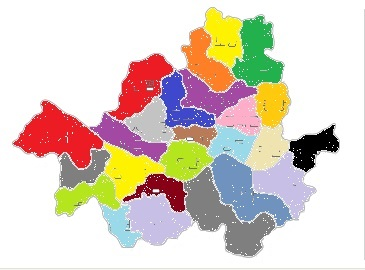
#> input picture python/get_grid_value/seoul.jpg, 365 x 270 px
$ python grid.py
#> lines starting #> are read from the running program, lines starting #| are printed output that depends on the picture
import cv2
import json

# FILENAME = 'googlelogo_color_272x92dp.png'
FILENAME = 'seoul.jpg'

image = cv2.imread('./' + FILENAME)
#> image is the input picture: shape (270, 365, 3); mean B, G, R 197.2, 208, 219.8
image = cv2.cvtColor(image, cv2.COLOR_BGR2RGB)

divide = 10
standard = 210

# print(image.shape)          # 270, 365
array = [[0] * 37 for x in range(27)]

for y in range(0, image.shape[0], divide):
    for x in range(0, image.shape[1], divide):

        sum_r, sum_g, sum_b = 0, 0, 0
        for i in range(divide):
            for j in range(divide):
                try:
                    sum_r += image[y+j][x+j][0]
                    sum_g += image[y+i][x+j][1]
                    sum_b += image[y+i][x+j][2]
                except:
                    pass

        if not (int(sum_r/divide**2) > standard and int(sum_g/divide**2) > standard and int(sum_b/divide**2) > standard):
            # print((int(sum_r/divide**2), int(sum_g/divide**2), int(sum_b/divide**2)))
            pos_x, pos_y = int(x/10), int(y/10)
            array[pos_y][pos_x] = 1

            for i in range(divide):
                for j in range(divide):
                    try:
                        image[y+i][x+j] = (sum_r/divide**2, sum_g/divide**2, sum_b/divide**2)
                    except:
                        pass
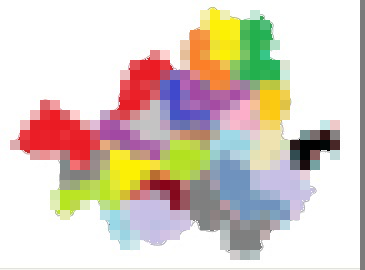
#> image: shape (270, 365, 3); mean R, G, B 218, 206.1, 195.3
#> after the loop, array = 27 items


image = cv2.cvtColor(image, cv2.COLOR_RGB2BGR)

# for arr in array:
#     for val in arr[:-1]:
#         if (val == 1): print('.',end='')
#         else: print(' ', end='')
#     print()

data = []
for arr in array:
    data.append(arr[:-1])
#> this loop made 27 passes
#> after the loop, data = 27 items

with open('seoul.json','w',encoding='utf8') as f:
    # f.write(save)
    json.dump(data, f, ensure_ascii=False)


# cv2.imshow('win', image)
# cv2.waitKey(0)
